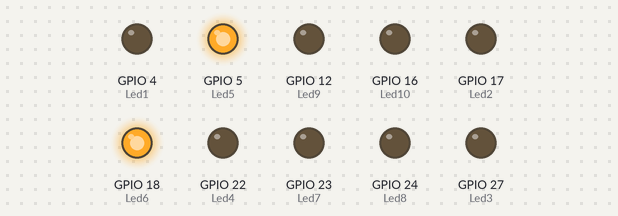
Recording of a program running on a simulated Raspberry Pi (BCM pin numbers). Shown: output pins drawn as LEDs (lit = HIGH). What the program prints to the terminal is not drawn. At 5.7 s the program stops and its outputs stay as they are.

Above: at 0.1 s.
At 0.7 s:
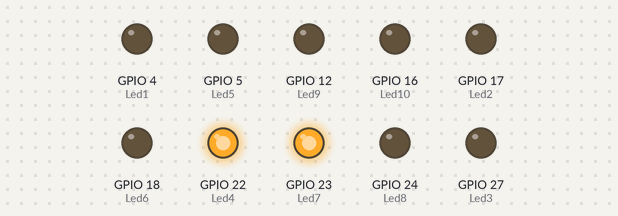
At 1.3 s:
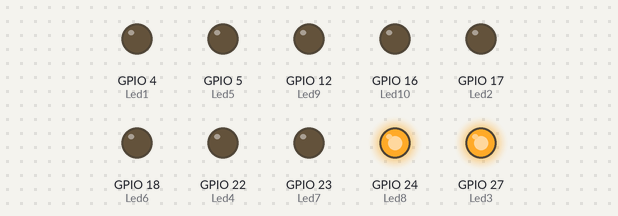
At 2.5 s:
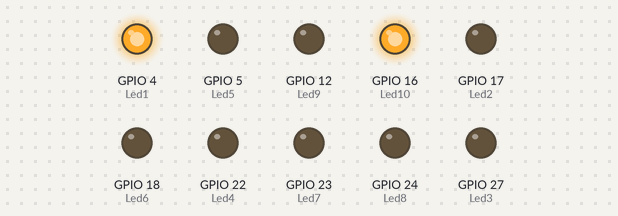
At 3.1 s:
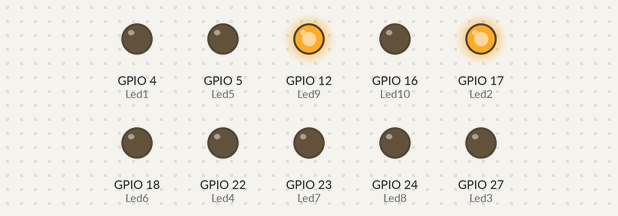
At 5.7 s:
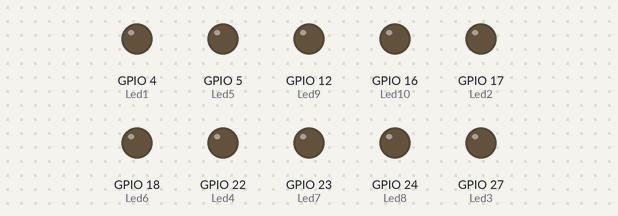
Timing chart, 0 to 7.2 s (numbered marks = the images above):
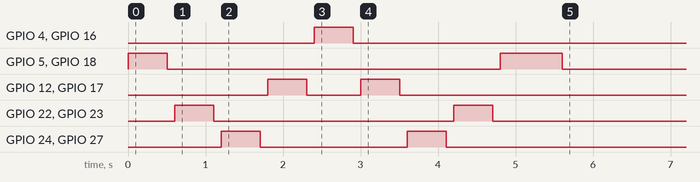

The program:

BARLED3.py
```python
#coding:utf-8

#importation des bibliothèques
from gpiozero import *
import time

"""
---LED utilisé---
LED #1 - GPIO-4
LED #2 - GPIO-17
LED #3 - GPIO-27
LED #4 - GPIO-22
LED #5 - GPIO-5
LED #6 - GPIO-18
LED #7 - GPIO-23
LED #8 - GPIO-24
LED #9 - GPIO-12
LED #10- GPIO-16
"""
Led1 = LED(4)
Led2 = LED(17)
Led3 = LED(27)
Led4 = LED(22)
Led5 = LED(5)
Led6 = LED(18)
Led7 = LED(23)
Led8 = LED(24)
Led9 = LED(12)
Led10 = LED(16)


print("ExCentre")
Led1.off()
Led2.off()
Led3.off()
Led5.off()
Led6.off()
Led7.off()
Led8.off()
Led9.off()
Led10.off()

Led5.on()
Led6.on()
time.sleep(.5)
Led5.off()
Led6.off()
time.sleep(.1)

Led4.on()
Led7.on()
time.sleep(.5)
Led4.off()
Led7.off()
time.sleep(.1)

Led3.on()
Led8.on()
time.sleep(.5)
Led3.off()
Led8.off()
time.sleep(.1)

Led2.on()
Led9.on()
time.sleep(.5)
Led2.off()
Led9.off()
time.sleep(.1)

Led1.on()
Led10.on()
time.sleep(.5)
Led1.off()
Led10.off()
time.sleep(.1)

Led2.on()
Led9.on()
time.sleep(.5)
Led2.off()
Led9.off()
time.sleep(.1)

Led3.on()
Led8.on()
time.sleep(.5)
Led3.off()
Led8.off()
time.sleep(.1)

Led4.on()
Led7.on()
time.sleep(.5)
Led4.off()
Led7.off()
time.sleep(.1)

Led5.on()
Led6.on()
time.sleep(.8)
Led5.off()
Led6.off()
time.sleep(.1)

Led1.off()
Led2.off()
Led3.off()
Led5.off()
Led6.off()
Led7.off()
Led8.off()
Led9.off()
Led10.off()
print("Fin ExCentre")
```

Measured:
- by itself, GPIO 4 (Led1), GPIO 16 (Led10): LOW → HIGH at 2.4 s, → LOW 0.50 s later
- by itself, GPIO 5 (Led5), GPIO 18 (Led6): LOW → HIGH at 0.00 s, → LOW 0.50 s later, → HIGH 4.3 s later, → LOW 0.80 s later
- by itself, GPIO 12 (Led9), GPIO 17 (Led2): alternates HIGH for 0.50 s and LOW for 0.70 s, 4 changes in all, then stays LOW
- by itself, GPIO 22 (Led4), GPIO 23 (Led7): alternates HIGH for 0.50 s and LOW for 3.1 s
- by itself, GPIO 24 (Led8), GPIO 27 (Led3): alternates HIGH for 0.50 s and LOW for 1.9 s
